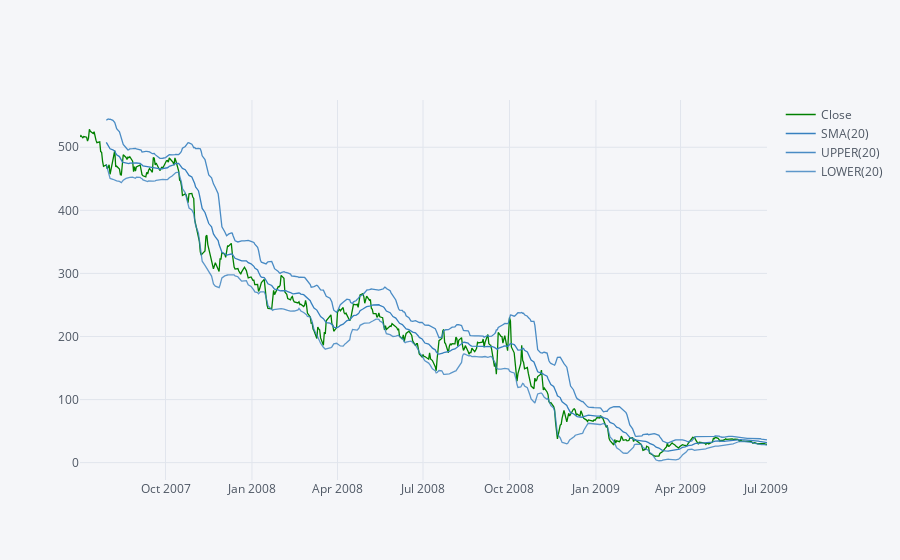

The notebook cell saved with this chart:
### Code cell
C['Close'].ta_plot(study='boll', period=20,boll_std=2,colors=['green','grey'])

### Figure 1 — Plotly figure (JSON) as saved in the notebook; plotly's stock layout.template omitted (floating-point values rounded to 4 significant figures; data arrays with more than 128 entries replaced by an {"elided": "..."} marker saying what was removed)
{"data": [{"line": {"color": "rgba(0, 128, 0, 1.0)", "dash": "solid", "shape": "linear", "width": 1.3}, "mode": "lines", "name": "Close", "text": "", "type": "scatter", "uid": "52428136-ad73-4a31-a9c3-c076b8217af5", "x": {"elided": "506 str values"}, "y": {"elided": "506 float values"}}, {"line": {"color": "rgba(55, 128, 191, 1.0)", "dash": "solid", "shape": "linear", "width": 1.3}, "mode": "lines", "name": "SMA(20)", "text": "", "type": "scatter", "uid": "7d312b1f-b536-45c5-b01e-8d119aaa2098", "x": {"elided": "506 str values"}, "y": {"elided": "506 mixed values"}}, {"line": {"color": "rgba(55, 128, 191, 0.8999999999999999)", "dash": "solid", "shape": "linear", "width": 1.3}, "mode": "lines", "name": "UPPER(20)", "text": "", "type": "scatter", "uid": "dcbf1e77-5b1a-4aac-bbdf-297457ca4af4", "x": {"elided": "506 str values"}, "y": {"elided": "506 mixed values"}}, {"line": {"color": "rgba(55, 128, 191, 0.7999999999999998)", "dash": "solid", "shape": "linear", "width": 1.3}, "mode": "lines", "name": "LOWER(20)", "text": "", "type": "scatter", "uid": "b08cb6cc-4ac0-4e0f-9cba-9fe6c513b0c3", "x": {"elided": "506 str values"}, "y": {"elided": "506 mixed values"}}], "layout": {"legend": {"bgcolor": "#F5F6F9", "font": {"color": "#4D5663"}}, "paper_bgcolor": "#F5F6F9", "plot_bgcolor": "#F5F6F9", "title": {"font": {"color": "#4D5663"}}, "xaxis": {"gridcolor": "#E1E5ED", "showgrid": true, "tickfont": {"color": "#4D5663"}, "title": {"font": {"color": "#4D5663"}, "text": ""}, "zerolinecolor": "#E1E5ED"}, "yaxis": {"gridcolor": "#E1E5ED", "showgrid": true, "tickfont": {"color": "#4D5663"}, "title": {"font": {"color": "#4D5663"}, "text": ""}, "zerolinecolor": "#E1E5ED"}}}
